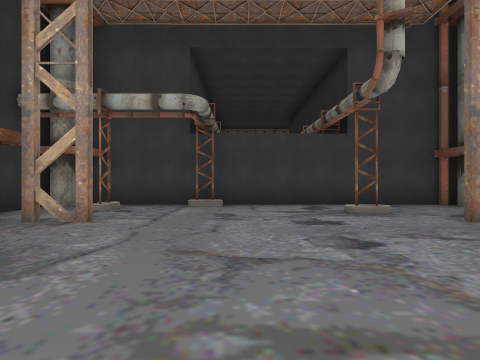
[1] (above)

12 first-person views from a walk through a Unity game level. The camera is 1.3 m above the floor, looks level and sees 80° across. The floor is counted in squares, 2 m on a side. Each view is taken from the middle of a square. On the plan, view 1 faces up. The plan holds only what a view shows up to about 9 squares ahead; the rest is blank. The place goes on beyond the plan. The player character is not drawn. Some surface patterns are stand-ins.

[2]
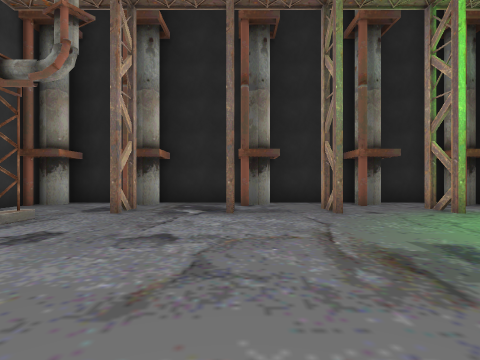

[3]
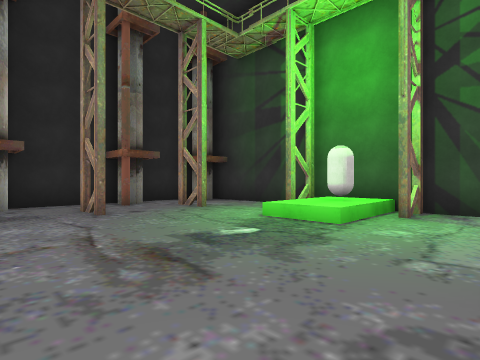

[4]
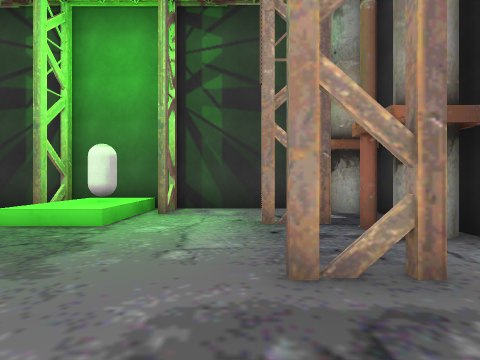

[5]
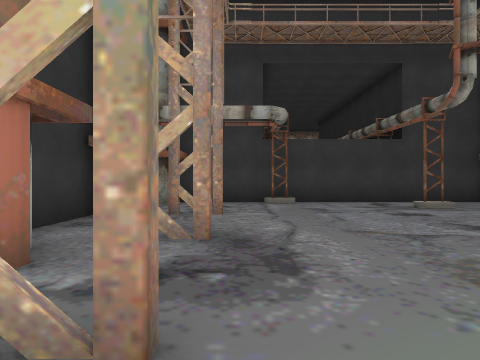

[6]
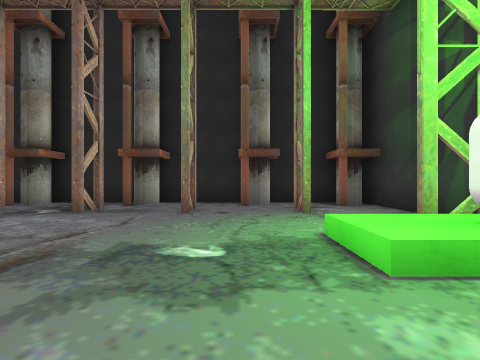

[7]
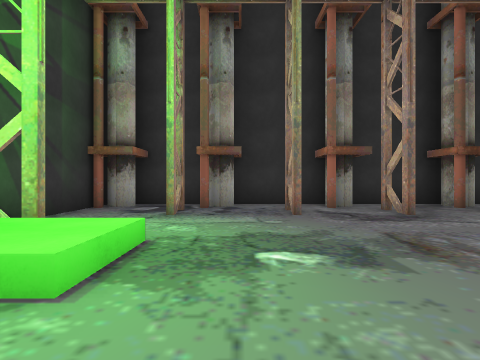

[8]
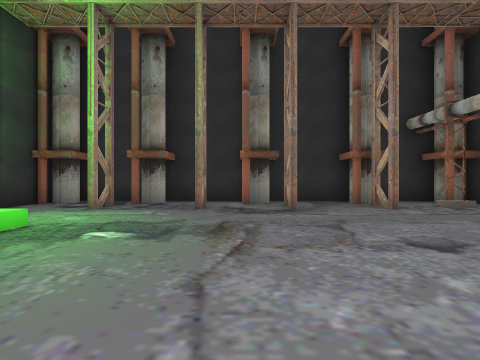

[9]
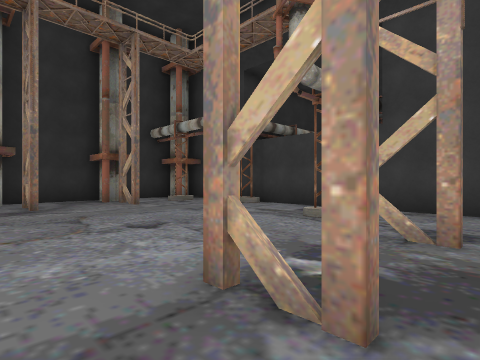

[10]
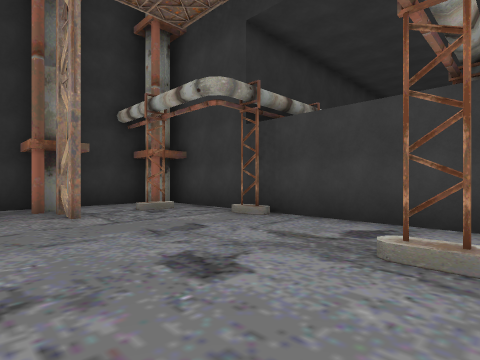

[11]
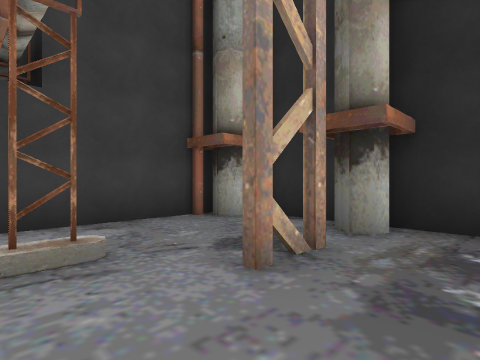

[12]
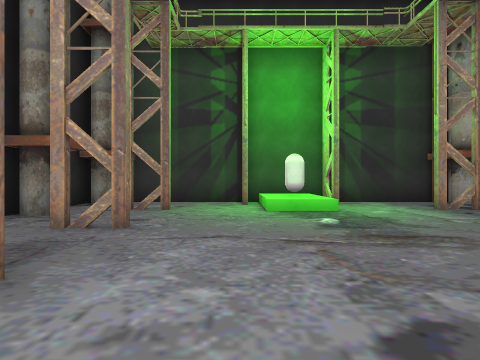

### Floor plan
Key: @ floor where view 1 was taken; # wall or solid block; x gap in a wall; . main floor; : floor 0.5 m higher than the main floor; / step, stairs or slope; C capsule; O other object.
Columns run from 5 left of view 1 to 7 right of it. Each row starts with its distance up from view 1.
  8  ######O####
  7  #..O......##
  6  #O....OO...#
  5 ##.........##
  4 ###......#..#
  3 #...........#
  2 ###......#x##
  1 ##..........#
  0  ##..@...#..#
 -1 ##.........##
 -2 ###..//..#..#
 -3 #..../C.....#
 -4 ##..#/:#..###
 -5 ############

Positions as (right, up) in squares from view 1, and headings:
1: (0, 0), facing up
2: (-2, 2), facing right
3: (-2, 2), facing down-right
4: (-2, 2), facing down
5: (-2, -1), facing up
6: (-2, -1), facing right
7: (3, -1), facing left
8: (4, 1), facing left
9: (5, 1), facing up-left
10: (3, 3), facing up-left
11: (2, 3), facing up-right
12: (2, 4), facing down
